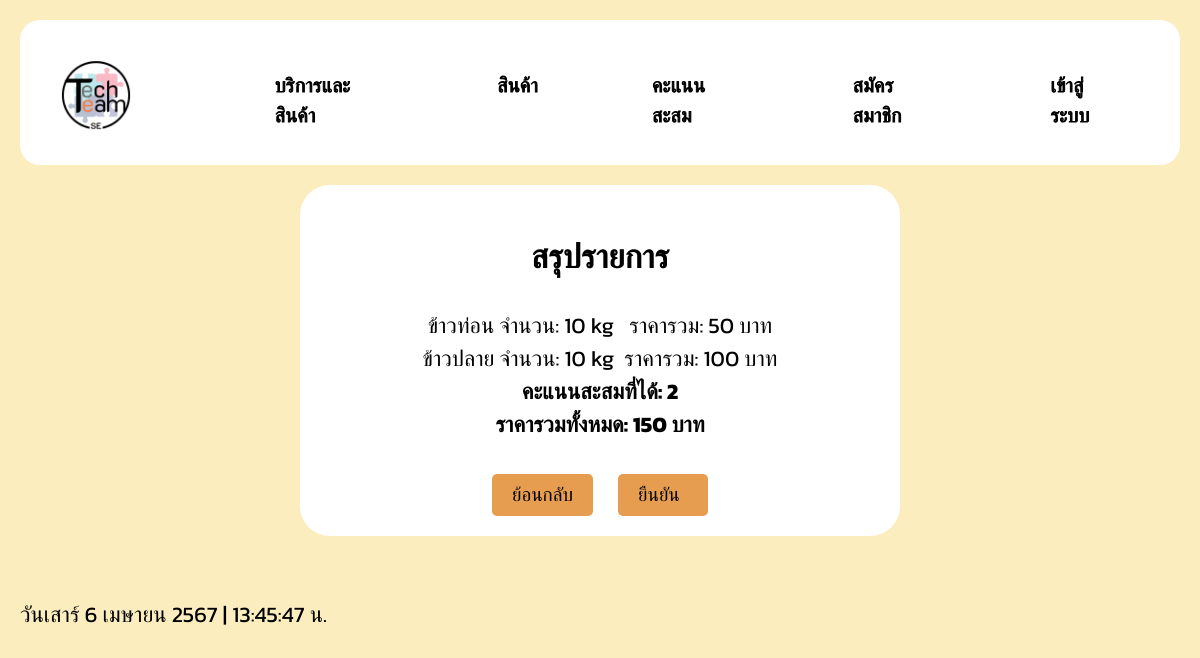
Screenshot of /sumproduct.php with the database file from the repository.
### tables this page shows
CREATE TABLE `orderproduct` (
  `OrderProduct_Id` int(11) NOT NULL,
  `OrderProduct_Date` date NOT NULL,
  `Member_Id` int(11) NOT NULL,
  `Kg_Rice_bran` double NOT NULL COMMENT 'รำข้าว',
  `Kg_Husk` double NOT NULL COMMENT 'แกลบ',
  `Kg_Rice_chunks` double NOT NULL COMMENT 'ข้าวท่อน',
  `Kg_Broken_rice` double NOT NULL COMMENT 'ข้าวปลาย',
  `Total_Product` double NOT NULL
);

### sumproduct.php (the view, shortened to what this page needs)
<!DOCTYPE html>
<html lang="en">
<head>
    <link rel="stylesheet" href="assets/css/style.css">
</head>
<body>
    <div class="header">
        <div class="menu">
            <div class="logo">
                <img onclick="document.location='index.html'" class="img-fluid h-100" src="img/TechTeam.png" alt="">
            </div>
            <a href="OrderService.php">บริการและสินค้า</a>
            <a href="OrderProduct2.php">สินค้า</a>
            <a href="point.php">คะแนนสะสม</a>
            <a href="register.php" onclick="register()">สมัครสมาชิก</a>
            <a href="login.php" onclick="login()">เข้าสู่ระบบ</a>
        </div>
    </div>
    <section id="contact" class="contact">
        <div class="container">
            <div class="single-contact-box">
                <h2><b><center>สรุปรายการ</center></b></h2>
                <?php
                include('include/config.php');
                $price_per_kg_product3 = 5;
                $price_per_kg_product4 = 10;
                $total_price = 0;
                $sqlProduct = "SELECT * FROM orderproduct ORDER BY orderProduct_Id DESC LIMIT 1";
                $resultProduct = mysqli_query($mysqli_p, $sqlProduct);
                $hasProductData = mysqli_num_rows($resultProduct) > 0;
                if ($hasProductData) {
                    $rowProduct = mysqli_fetch_assoc($resultProduct);
                    if ($rowProduct['Kg_Rice_chunks']) {
                        $kg_product3_price = $rowProduct['Kg_Rice_chunks'] * $price_per_kg_product3;
                        $total_price += $kg_product3_price;
                        echo "<div class='item' style='text-align: center;'>ข้าวท่อน  จำนวน: " . $rowProduct['Kg_Rice_chunks'] . " kg&nbsp;&nbsp;&nbsp;";
                        echo "ราคารวม: " . $kg_product3_price . " บาท</div>";
                    }
                    if ($rowProduct['Kg_Broken_rice']) {
                        $kg_product4_price = $rowProduct['Kg_Broken_rice'] * $price_per_kg_product4;
                        $total_price += $kg_product4_price;
                        echo "<div class='item' style='text-align: center;'>ข้าวปลาย  จำนวน: " . $rowProduct['Kg_Broken_rice'] . " kg&nbsp;&nbsp;";
                        echo "ราคารวม: " . $kg_product4_price . " บาท</div>";
                    }
                    $total_price = $rowProduct['Total_Product'];
                    $earned_points = ceil($total_price / 100);
                    $member_id = isset($_SESSION['Member_Id']) ? $_SESSION['Member_Id'] : 0;
                    $sqlUpdatePoints = "UPDATE member SET Member_Point = Member_Point + $earned_points WHERE Member_Id = $member_id";
                    $resultUpdatePoints = mysqli_query($mysqli_p, $sqlUpdatePoints);
                    if ($resultUpdatePoints) {
                        echo "<div class='summary'><b>คะแนนสะสมที่ได้: $earned_points</b></div>";
                    } else {
                        echo "<div class='summary'>มีข้อผิดพลาดในการเพิ่มคะแนนสะสม</div>";
                    }
                }
                else {
                    echo "<div class='summary'>ไม่พบข้อมูลสินค้าหรือบริการ</div>";
                }
                echo "<div class='summary'><b>ราคารวมทั้งหมด: " . $total_price . " บาท</b></div>";
                ?>
                <br>
                <div>
                    <center>
                        <input class="btn " type="button" onclick="document.location='OrderProduct.php'" value="ย้อนกลับ">
                        <input class="btn" name="receiptsub" type="submid" onclick="document.location='receiptproduct.php'" value="ยืนยัน">
                    </center>
                </div>
            </div>
        </div>
    </section>
    <p class="time" id="real-time"></p>
</body>
</html>

### assets/css/style.css (style rules this page uses)
body { font-family: 'Kanit', sans-serif; font-size: 22px; background-color: #fbedbe; color: #000; margin: 0; padding: 20px; display: flex; flex-direction: column; align-items: flex; }
p.time { position: left; bottom: 8px; left: 16px; }
a { --fill-color: #000000; position: relative; display: block; padding: 2px 0; font-family: 'Kanit', sans-serif; text-decoration: none; text-transform: uppercase; -webkit-text-stroke: 1px var(--fill-color); background: linear-gradient(var(--fill-color) 0 100%) right / 0 no-repeat; color: transparent; background-clip: text; transition: 0.5s linear; margin-left: auto; }
.logo img { padding: 11px; display: flex; width: 120px; height: auto; margin-right: 51px; }
.menu { display: flex; justify-content: center; background-color: #ffffff; border-radius: 20px; padding: 5px; width: auto; overflow: hidden; height: 135px; }
.menu a { color: #000; text-decoration: none; margin: 0 30px; font-size: 20px; padding: 50px; border-radius: 5px; transition: background-color 0.3s, color 0.3s; cursor: pointer; padding: 45px 27px; }
.container { max-width: 600px; margin: 0 auto; padding: 20px; }
input { padding: 8px; margin-bottom: 16px; }
.single-contact-box { background-color: #fff; padding: 20px; margin-bottom: 20px; border-radius: 30px; }
.btn { display: inline-block; background-color: #e69d50; text-decoration: none; padding: 10px 20px; margin: 0 10px; border-radius: 5px; border: none; cursor: pointer; font-size: 19px; }
input[name="receiptsub"] { width: 50px; padding: 10px 20px; background-color: #e69d50; color: #040404; border: none; border-radius: 5px; cursor: pointer; transition: background-color 0.3s; }

### sumproduct.php (style rules this page uses)
.summary { text-align: center; }
.item { text-align: center; }

### rows the page displays
orderproduct: Kg_Rice_chunks "10", Kg_Rice_chunks "50", Kg_Broken_rice "10", Kg_Broken_rice "100", Total_Product "2", Total_Product "150"
